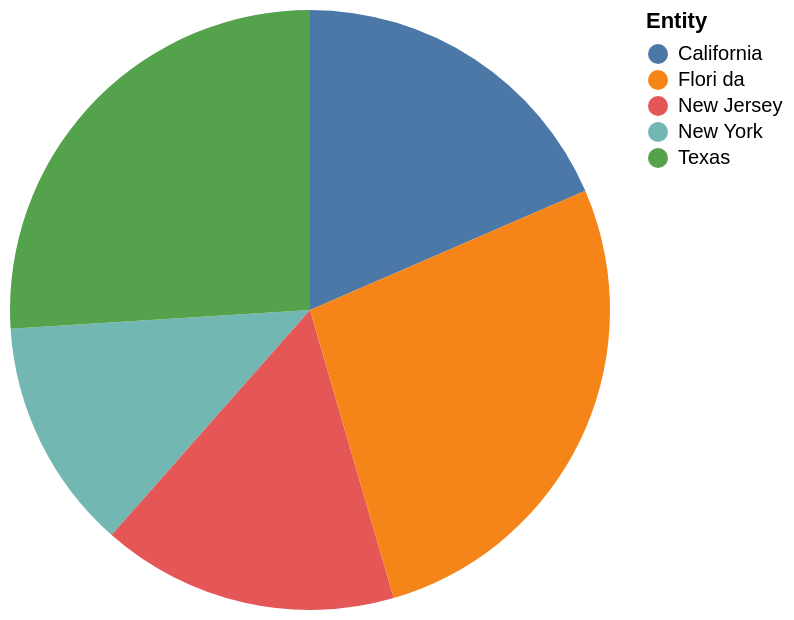

Specify this chart in Vega-Lite:
### Vega-Lite specification from a JSON file in a GitHub repository (floating-point values rounded to 4 significant figures)
{"$schema": "https://vega.github.io/schema/vega-lite/v5.json", "description": "Pie chart auto-generated from CSV", "data": {"values": [{"Entity": "New York", "Values": "25.0"}, {"Entity": "New Jersey", "Values": "32.0"}, {"Entity": "California", "Values": "37.0"}, {"Entity": "Texas", "Values": "52.0"}, {"Entity": "Flori da", "Values": "54.0"}]}, "mark": "arc", "encoding": {"theta": {"field": "Values", "type": "quantitative"}, "color": {"field": "Entity", "type": "nominal"}}}
